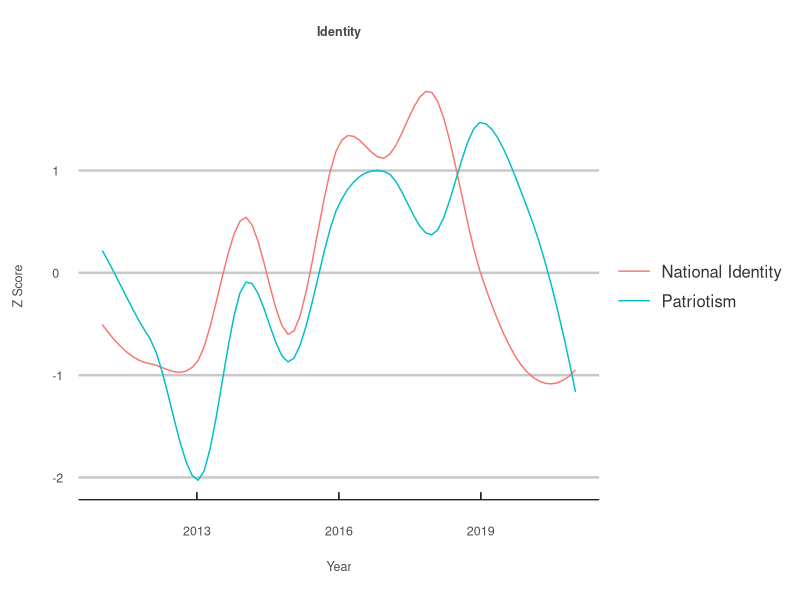
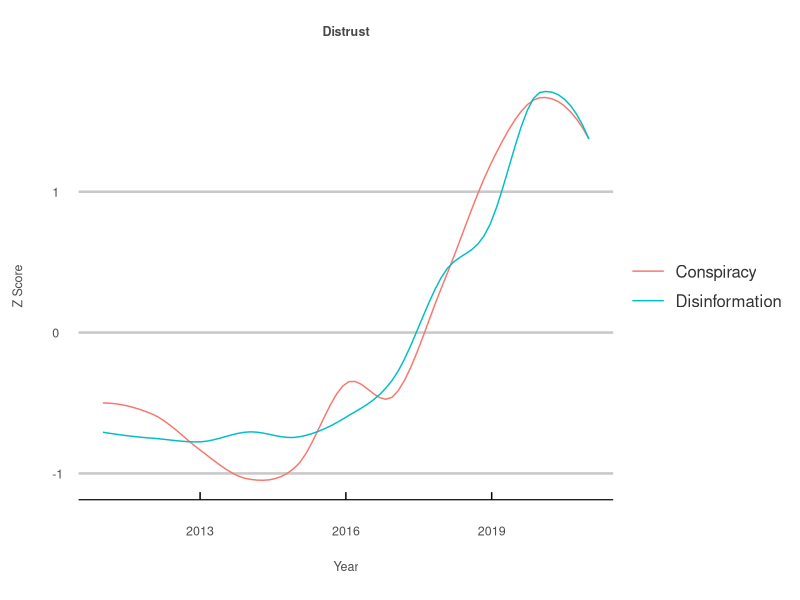
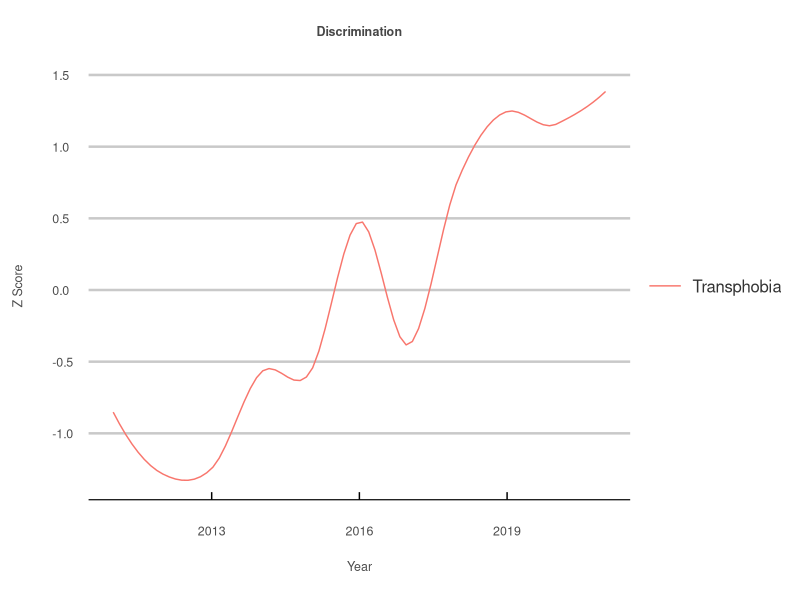

These figures' R source, in order:
## ---- chunk 1
knitr::opts_chunk$set(echo = TRUE)

library(dplyr)
library(tidyverse)
library(ggplot2)
library(stringr)
library(ggthemes)
library(here)

# gets the z score for a specific term. 
get_z_score <- function(data) {
  mean <- mean(
    data
    )
  sigma <- sd(
    data
  )
  z_scores <- list()
  for(i in 1:length(data)) {
    z_scores[i] <- (data[i] - mean) / sigma
  }
  return(unlist(
    z_scores
    ))
}

# gets the z score for a list of terms. 
get_z_scores <- function(data) {
  
  groups <- data %>%
    group_split(term)
  
  z_scores <- list()
  for(i in 1:length(groups)) {
    z_scores[i] <- list(
      get_z_score(groups[[i]]$hits)
      )
  }
  return(unlist(
    z_scores
    ))
}

# good terms. 
the_good <- c("patriotism",
              "national identity",
              "nationalism")

# bad terms. 
the_bad <- c("conspiracy",
             "false information",
             "misinformation",
             "disinformation")

# ugly terms. 
the_ugly <- c("white supremacy",
              "discrimination",
              "misogyny",
              "transphobia",
              "hate speech")

# read in data. 
data <- read_csv("data.csv")

# sort data alphabetically by term. 
index <- order(data$term)
sorted_data_frame <- data[index,]

# change term to upper case. 
sorted_data_frame$term <- str_to_title(sorted_data_frame$term)

# my personal plot theme for data visualizations. 
my_theme <- theme_economist_white(gray_bg = FALSE) +
  theme(plot.title = element_text(hjust = 0.5, 
                                  vjust = 12, 
                                  size = 9, 
                                  color = "#474747"),
        plot.margin = unit(c(1.5, 1, 1.5, 1), "cm"),
        axis.text = element_text(size = 9, 
                                 color = "gray30"),
        axis.text.x=element_text(vjust = -2.5),
        axis.title.x = element_text(size = 9, 
                                    color = "gray30", 
                                    vjust = -10),
        axis.title.y = element_text(size = 9, 
                                    color = "gray30", 
                                    vjust = 10),
        legend.direction = "vertical", 
        legend.position = "right",
        legend.title = element_blank(),
        legend.text = element_text(size = 12, 
                                   color = "gray20"),
        legend.margin=margin(1, -15, 1, 0),
        legend.spacing.x = unit(0.25, "cm"),
        legend.key.size = unit(1, "cm"), 
        legend.key.height = unit(0.75, "cm"),
        strip.text = element_text(hjust = 0.5, 
                                  vjust = 1, 
                                  size = 10, 
                                  color = "#474747"),
        panel.spacing = unit(2, "lines"))

## ---- chunk 2

# the good. 
sorted_data_frame %>% 
  mutate(
    z_score = get_z_scores(sorted_data_frame)
    ) %>%
  filter(
    term %in% str_to_title(the_good)
    ) %>%
  ggplot(
    aes(x=year, y=z_score, col=term)
    ) +
  geom_smooth(
    se=F, span = 0.5, size = 0.5
    ) +
  ggtitle(
    "Identity"
    ) +
  ylab(
    "Z Score"
    ) +
  xlab(
    "Year"
    ) + 
  my_theme

## ---- chunk 3

# the bad. 
sorted_data_frame %>% 
  mutate(
    z_score = get_z_scores(sorted_data_frame)
  ) %>%
  filter(
    term %in% str_to_title(the_bad)
  ) %>%
  ggplot(
    aes(x=year, y=z_score, col=term)
  ) +
  geom_smooth(
    se=F, span = 0.5, size = 0.5
  ) +
  ggtitle(
    "Distrust"
  ) +
  ylab(
    "Z Score"
  ) +
  xlab(
    "Year"
  ) + 
  my_theme

## ---- chunk 4

# the ugly. 
sorted_data_frame %>% 
  mutate(
    z_score = get_z_scores(sorted_data_frame)
  ) %>%
  filter(
    term %in% str_to_title(the_ugly)
  ) %>%
  ggplot(
    aes(x=year, y=z_score, col=term)
  ) +
  geom_smooth(
    se=F, span = 0.5, size = 0.5
  ) +
  ggtitle(
    "Discrimination"
  ) +
  ylab(
    "Z Score"
  ) +
  xlab(
    "Year"
    ) + 
  my_theme
